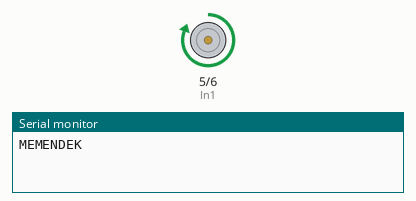
The sketch below on a simulated Arduino Uno, built with avr-gcc and run on an emulated ATmega328P. Shown: motor-driver pin pairs drawn as motors (green arrow = first pin HIGH = forward, orange = second pin HIGH = backward, longer = more drive), the last lines printed to the serial monitor.

Above: at 3.5 s.
At 20.5 s:
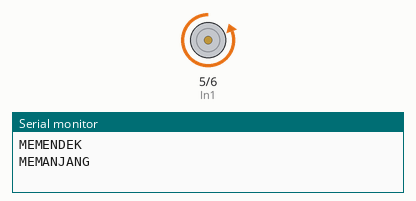
At 29.0 s:
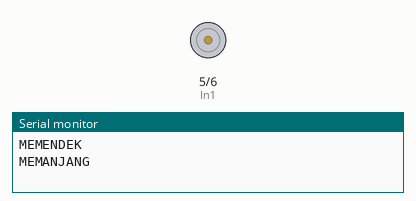
Timing chart, 0 to 44.2 s (numbered marks = the images above):
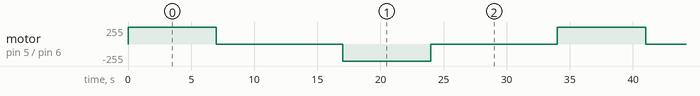

The sketch:

linear_aktuator.ino
```cpp
int In1 = 5;
int In2 = 6;
void setup()
{
  Serial.begin(9600);
  pinMode(In1,OUTPUT);
  pinMode(In2,OUTPUT);
}
void loop()
{
// MEMENDEK
  Serial.println("MEMENDEK");
  digitalWrite(In1, HIGH);
  digitalWrite(In2, LOW);
  delay(7000);

//  DIAM
  digitalWrite(In1, LOW);
  digitalWrite(In2, LOW);
  delay(10000);

//  MEMANJANG
  Serial.println("MEMANJANG");
  digitalWrite(In1, LOW);
  digitalWrite(In2, HIGH);
  delay(7000);

  //  DIAM
  digitalWrite(In1, LOW);
  digitalWrite(In2, LOW);
  delay(10000);
}
```

Measured:
- by itself, motor on pin 5 (In1) / pin 6 (In2): repeats every 34.0 s: stopped 10.0 s, backward 255/255 7.0 s, stopped 10.0 s, forward 255/255 7.0 s
